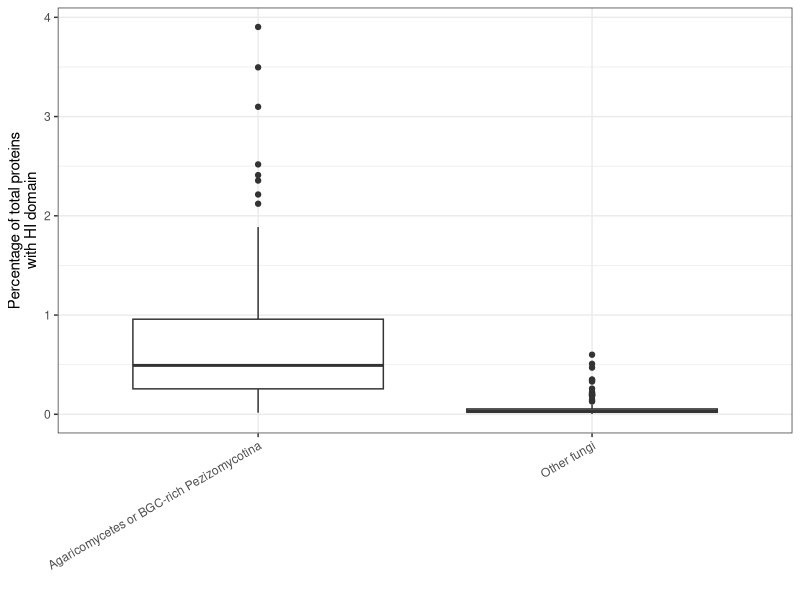

Here is the R script that generated this plot:
library(ggplot2)

dat <- read.table("Plotting_Input.txt", header=T, sep='\t')

pdf("HetProp_SupFigure.pdf", height=4, width=4)
ggplot(dat, aes(x=group, y=(hi_prop*100.0))) + geom_boxplot() + theme_bw()  + theme(axis.text.x = element_text(angle = 30, vjust = 1, hjust=1)) + ylab("Percentage of total proteins\nwith HI domain") + xlab("") 
dev.off()
